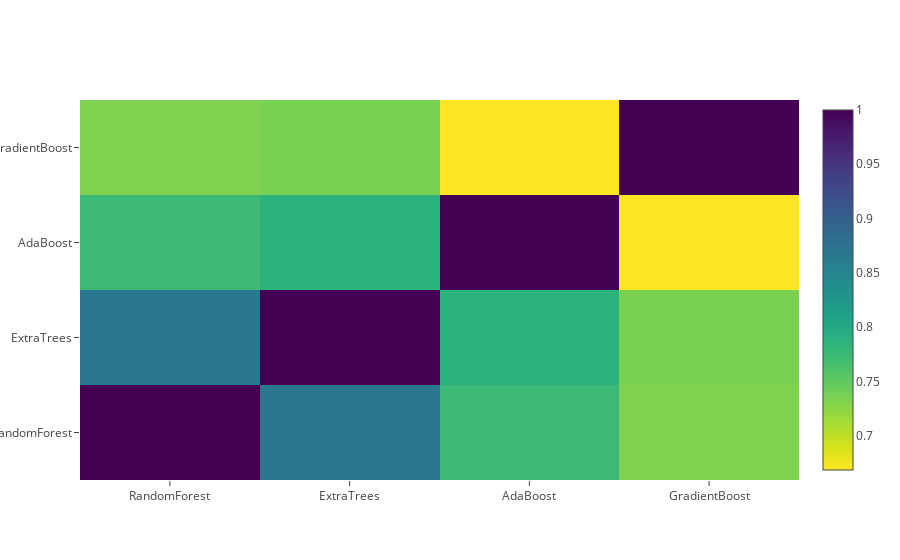

The code cell stored with this chart in its notebook:
### Markdown cell above
### Correlation Heatmap of the Second Level Training set

### Code cell
data = [
    go.Heatmap(
        z=base_predictions_train.astype(float).corr().values,
        x=base_predictions_train.columns.values,
        y=base_predictions_train.columns.values,
        colorscale='Viridis',
        showscale=True,
        reversescale=True
    )
]
py.iplot(data, filename='labelled-heatmap')

### Figure 1 — Plotly figure (JSON) as saved in the notebook; plotly's stock layout.template omitted (floating-point values rounded to 4 significant figures)
{"data": [{"colorscale": "Viridis", "reversescale": true, "showscale": true, "type": "heatmap", "uid": "f7fce6d0-c1a8-471d-aadd-5f5d54e22c9c", "x": ["RandomForest", "ExtraTrees", "AdaBoost", "GradientBoost"], "y": ["RandomForest", "ExtraTrees", "AdaBoost", "GradientBoost"], "z": [[1, 0.8676, 0.7741, 0.733], [0.8676, 1, 0.7873, 0.7357], [0.7741, 0.7873, 1, 0.6684], [0.733, 0.7357, 0.6684, 1]]}], "layout": {"autosize": true, "xaxis": {"autorange": true, "range": [-0.5, 3.5], "type": "category"}, "yaxis": {"autorange": true, "range": [-0.5, 3.5], "type": "category"}}}
